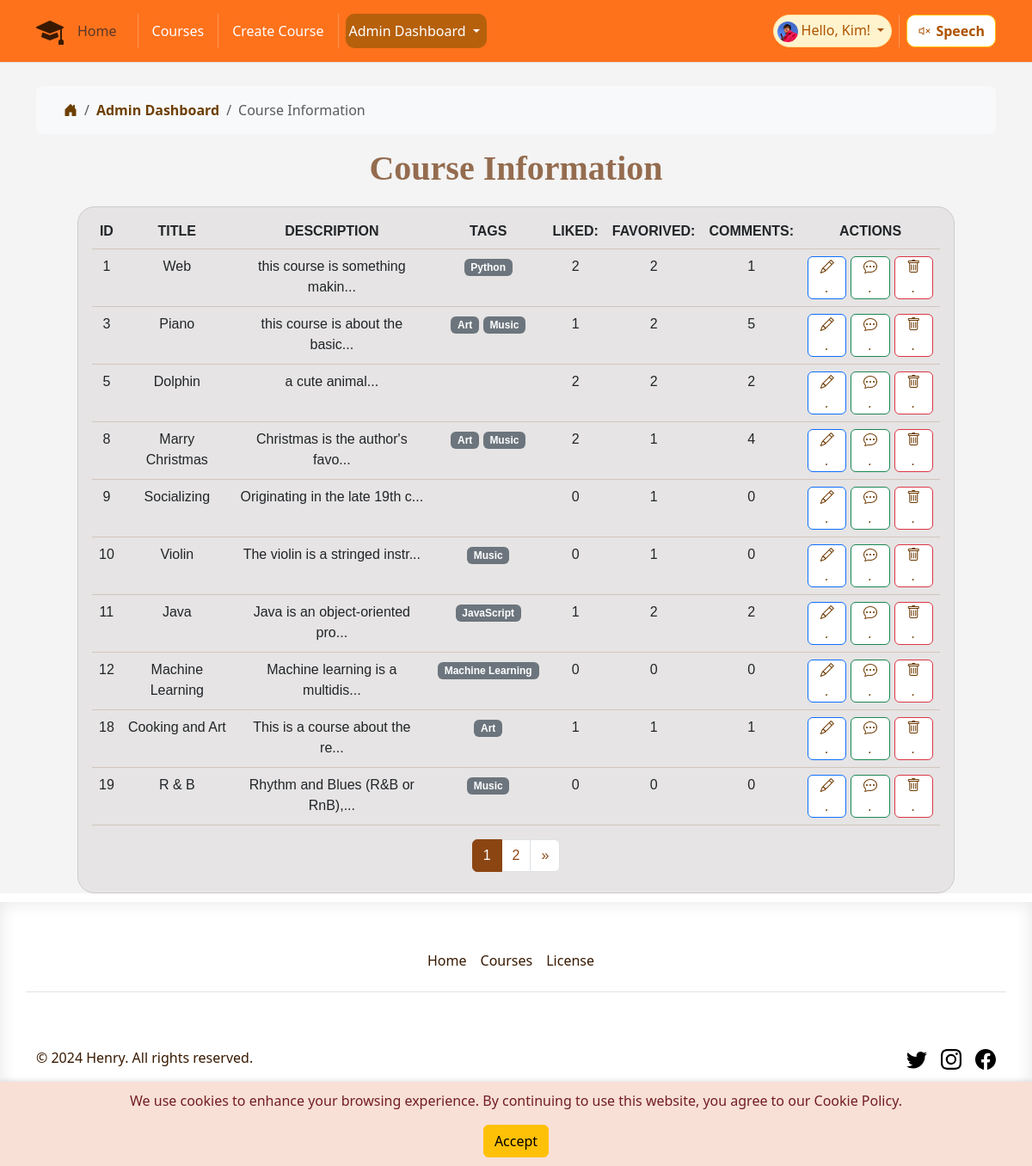
The page /course_record (signed in) on the database as committed earlier.
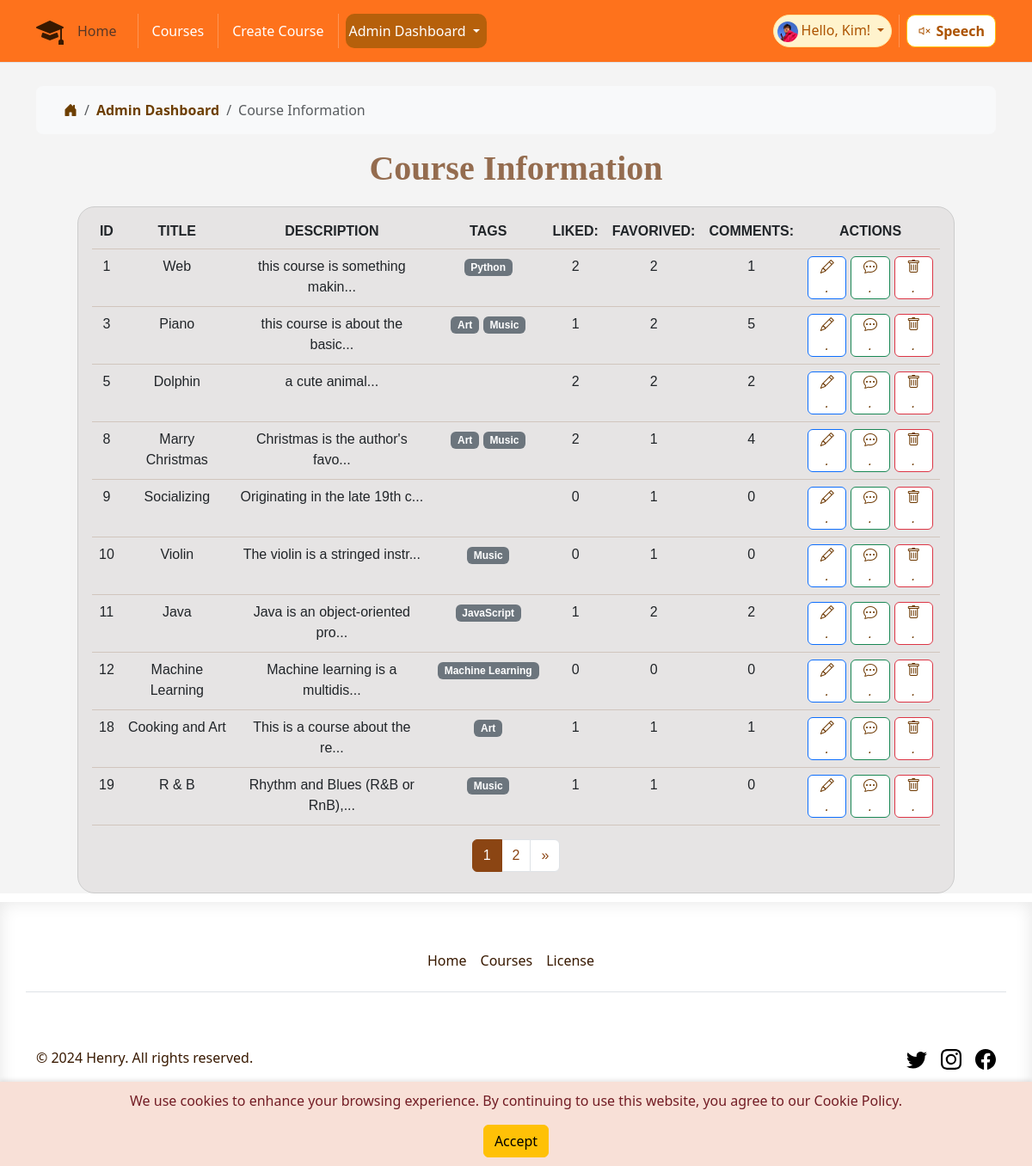
The same page on the database as committed later.
### app/models.py (models this page shows, shortened)
class User(UserMixin, db.Model):
    id = db.Column(db.Integer, primary_key=True)
    username = db.Column(db.String(64), unique=True, nullable=False)
    email = db.Column(db.String(120), unique=True, nullable=False)
    password_hash = db.Column(db.String(128))
    joined_at = db.Column(db.DateTime, default=datetime.utcnow)
    role = db.Column(db.String(64), default='student')
    favorited_courses = db.relationship('Course',
                                        secondary=favorites,
                                        lazy='dynamic',
                                        backref=db.backref('favorited_by',
                                                           lazy='dynamic'))

class Course(db.Model):
    id = db.Column(db.Integer, primary_key=True)
    title = db.Column(db.String(100), nullable=False)
    description = db.Column(db.Text)
    created_at = db.Column(db.DateTime, default=datetime.utcnow)
    updated_at = db.Column(
        db.DateTime, default=datetime.utcnow, onupdate=datetime.utcnow)
    likes_count = db.Column(db.Integer, default=0)
    video_url = db.Column(db.String(255))
    image_url = db.Column(db.String(255))
    liked_by = db.relationship('User',
                               secondary='likes', lazy='dynamic',
                               backref=db.backref('liked_courses',
                                                  lazy='dynamic'))
    tags = db.relationship('Tag',
                           secondary=course_tags,
                           lazy='dynamic',
                           backref=db.backref('courses', lazy='dynamic'))
    comments = db.relationship('Comment', backref='course', lazy='dynamic')

class Tag(db.Model):
    id = db.Column(db.Integer, primary_key=True)
    name = db.Column(db.String(50), unique=True, nullable=False)
    description = db.Column(db.String(200), nullable=True)

### app/routes.py (the view)
@main.route('/course_record', methods=['GET'])
@role_required('manager')
def course_record():
    current_app.logger.info('Entering course_record')
    page = request.args.get('page', 1, type=int)
    per_page = 10
    pagination = Course.query.paginate(
        page=page, per_page=per_page, error_out=False)
    courses = pagination.items
    current_app.logger.info('Exiting course_record')
    return render_template('course_record.html', courses=courses,
                           pagination=pagination)

### app/templates/course_record.html (shortened to what this page needs)
{% extends 'base.html' %}
{% block content %}
<div class="container tittle-box">
    <nav aria-label="breadcrumb">
        <ol class="breadcrumb breadcrumb-chevron p-3 bg-body-tertiary rounded-3">
            <li class="breadcrumb-item">
                <a class="link-body-emphasis" href="{{ url_for('main.index') }}">
                    <svg class="bi svg1">
                        <i class="bi bi-house-door-fill"></i>
                    </svg>
                </a>
            </li>
            <li class="breadcrumb-item">
                <a class="link-body-emphasis fw-semibold text-decoration-none" href="#">Admin Dashboard</a>
            </li>
            <li class="breadcrumb-item active" aria-current="page">
                Course Information
            </li>
        </ol>
    </nav>
</div>
<div class="fancy-tittle">
    <h1 class="fancy-tittle">Course Information</h1>
</div>
<div class="container-fluid px-3 py-2 table-responsive table-box">
    {% if courses %}
    <table class="table table-line">
        <thead class="theadstyle">
            <tr class="text-uppercase">
                <th>ID</th>
                <th>Title</th>
                <th>Description</th>
                <th>Tags</th>
                <th>Liked:</th>
                <th>Favorived:</th>
                <th>Comments:</th>
                <th>Actions</th>
            </tr>
        </thead>
        <tbody>
            {% for course in courses %}
            <tr>
                <td class="form-omi">{{ course.id }}</td>
                <td class="form-omi">{{ course.title }}</td>
                <td class="form-omi">{{ course.description[:30] }}...</td>
                <td class="form-omi">
                    {% if course.tags %}
                    {% for tag in course.tags %}
                    <span class="badge bg-secondary">{{ tag.name }}</span>
                    {% endfor %}
                    {% else %}
                    <span class="badge bg-light">No tags</span>
                    {% endif %}
                </td>
                <td class="form-omi">{{ course.likes_count }}</td>
                <td class="form-omi">{{ course.favorited_by.count() }}</td>
                <td class="form-omi">{{ course.comments.count() }}</td>
                <td>
                    <div class="fun-button">
                        <form action="{{ url_for('main.edit_course', course_id=course.id) }}" method="GET">
                            <button type="submit" class="btn btn-primary">
                                <i class="bi bi-pencil">.</i>
                            </button>
                        </form>
                        <form action="{{ url_for('main.course_comments', course_id=course.id) }}" method="GET">
                            <button type="submit" class="btn btn-success">
                                <i class="bi bi-chat-dots">.</i>
                            </button>
                        </form>
                        <form action="{{ url_for('main.delete_course', course_id=course.id) }}" method="POST"
                            style="display:inline;">
                            <button type="submit" class="btn btn-danger"
                                onclick="return confirm('Are you sure you want to delete this course?');">
                                <i class="bi bi-trash">.</i>
                            </button>
                        </form>
                    </div>
                </td>
            </tr>
            {% endfor %}
        </tbody>
    </table>
    <nav aria-label="Page navigation">
        <ul class="pagination justify-content-center">
            {% for page_num in pagination.iter_pages() %}
            <li class="page-item {% if page_num == pagination.page %}active{% endif %}">
                <a class="page-link" href="{{ url_for('main.course_record', page=page_num) }}">{{ page_num }}</a>
            </li>
            {% endfor %}
            {% if pagination.has_next %}
            <li class="page-item">
                <a class="page-link" href="{{ url_for('main.course_record', page=pagination.next_num) }}"
                    aria-label="Next">
                    <span aria-hidden="true">&raquo;</span>
                </a>
            </li>
            {% endif %}
        </ul>
    </nav>
    {% else %}
    <h1>No courses found.</h1>
    {% endif %}
</div>
{% endblock %}

### app/templates/base.html (shortened to what this page needs)
<!DOCTYPE html>
<html lang="en">
<head>
    <link rel="stylesheet" href="{{ url_for('static', filename='bootstrap/css/bootstrap.min.css') }}">
    <link rel="stylesheet" href="{{ url_for('static', filename='css/style.css') }}">
    <link rel="stylesheet" href="https://cdn.jsdelivr.net/npm/bootstrap-icons@1.10.0/font/bootstrap-icons.css">
</head>
<body onload=getD1()>
    <header class="p-3 mb-3 border-bottom fixed-top  ">
        <div class="container">
            <div class="d-flex flex-wrap align-items-center justify-content-center justify-content-lg-start">
                <div class="d-flex align-items-center mb-2 mb-lg-0 link-body-emphasis">
                    <i class="bi bi-mortarboard-fill logo" role="img"></i>
                </div>
                <ul class="nav col-12 col-lg-auto me-lg-auto mb-2 justify-content-center mb-md-0">
                    <li>
                        <a class="nav-link active text-muted" aria-current="page"
                            href="{{ url_for('main.index') }}">Home</a>
                    </li>
                    <li class="nav-item">
                    </li>
                    <li><a class="nav-link px-2 link-body-emphasis" href="{{ url_for('main.courses') }}">Courses</a>
                    </li>
                    {% if current_user.is_authenticated %}
                    {% if current_user.role== "teacher" or current_user.role == "manager" %}
                    <li class="nav-item">
                    </li>
                    <li><a class="nav-link px-2 link-body-emphasis" href="{{ url_for('main.create_course') }}">Create
                            Course</a>
                    </li>
                    {% endif %}
                    {% if current_user.role== "manager" %}
                    <li class="nav-item">
                    </li>
                    <div class="dropdown d-flex align-items-center p-1 pe-2  nav-drop admin-nav">
                        <a href="#" class="d-block link-body-emphasis text-decoration-none dropdown-toggle"
                            data-bs-toggle="dropdown" aria-expanded="false">
                            Admin Dashboard
                        </a>
                    </div>
                    {% endif %}
                    {% endif %}
                </ul>
                <div class="text-end d-flex ">
                    {% if current_user.is_authenticated %}
                    <div
                        class="dropdown text-endbadge d-flex align-items-center p-1 pe-2 text-warning-emphasis bg-warning-subtle border border-warning-subtle rounded-pill nav-drop">
                        <a href="#" class="d-block link-body-emphasis text-decoration-none dropdown-toggle"
                            data-bs-toggle="dropdown" aria-expanded="false">
                            <img class="rounded-circle me-1" width="24" height="24"
                                src="{{url_for('static', filename= 'image/user.jpg')}}" alt="">Hello, {{
                            current_user.username
                            }}!
                        </a>
                    </div>
                    {% else %}
                    <a class="nav log-button" href="{{ url_for('main.login_register') }}">Login</a>
                    {% endif %}
                    <li class="nav-item">
                    </li>
                    <div class=" text-end ">
                        <button id="readPage" class="btn btn-warning read-button">
                            <i id="speakerIcon" class="bi bi-volume-mute"></i>Speech
                        </button>
                    </div>
                </div>
            </div>
        </div>
    </header>
    <div id="cookie-warning" class="cookie-warning">
        <p>We use cookies to enhance your browsing experience. By continuing to use this website, you agree to our
            Cookie
            Policy.</p>
        <button id="accept-cookie" class="btn btn-warning">Accept</button>
    </div>
    <div class="main-box main-color ">
        {% block content %}{% endblock %}
    </div>
    <button onclick="topFunction()" id="movetop" title="Go to top" class="top_bottom">
    </button>
    <div class="footer-colour theme-font">
        <div class="container ">
            <footer class="py-5">
                <div class="row ">
                    <ul class="nav justify-content-center border-bottom pb-3 mb-3">
                        <li class="nav-item"><a href="{{ url_for('main.index') }}"
                                class="nav-link px-2 text-body-secondary">Home</a></li>
                        <li class="nav-item"><a href="{{ url_for('main.courses') }}"
                                class="nav-link px-2 text-body-secondary">Courses</a></li>
                        <li class="nav-item"><a href="https://www.cac.gov.cn/2017-06/01/c_1121068451.htm"
                                class="nav-link px-2 text-body-secondary" target="_blank">License</a></li>
                    </ul>
                </div>
                <div class="d-flex flex-column flex-sm-row justify-content-between py-4 my-4 ">
                    <p>&copy; 2024 Henry. All rights reserved.</p>
                    <ul class="list-unstyled d-flex">
                        <li class="ms-3 "><a class="link-body-emphasis" href="https://x.com/?lang=zh"
                                aria-label="Twitter" target="_blank"><svg class="bi" width="24" height="24">
                                    <use xlink:href="#twitter" />
                                </svg></a></li>
                        <li class="ms-3"><a class="link-body-emphasis" href="https://www.instagram.com"
                                aria-label="Instagram" target="_blank"><svg class="bi" width="24" height="24">
                                    <use xlink:href="#instagram" />
                                </svg></a></li>
                        <li class="ms-3"><a class="link-body-emphasis"
                                href="https://www.facebook.com/login/?next=https%3A%2F%2Fwww.facebook.com%2F%3Flocale%3Dzh_CN"
                                aria-label="Facebook" target="_blank"><svg class="bi" width="24" height="24">
                                    <use xlink:href="#facebook" />
                                </svg></a></li>
                    </ul>
                </div>
            </footer>
        </div>
    </div>
</body>
</html>

Rows that differ between the two databases and show on the page:
changed Course "Rhythm and Blues (R&B or RnB),": likes_count "0" → "1"; favorited_by.count "0" → "1"
